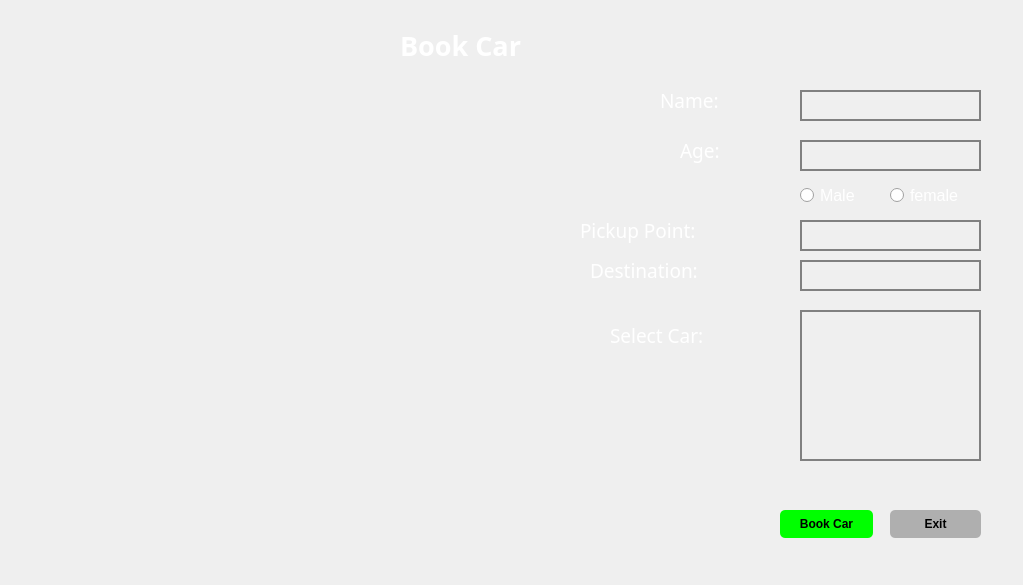
<?xml version="1.0" encoding="UTF-8"?>
<ui version="4.0">
 <class>bookCar</class>
 <widget class="QDialog" name="bookCar">
  <property name="geometry">
   <rect>
    <x>0</x>
    <y>0</y>
    <width>1023</width>
    <height>585</height>
   </rect>
  </property>
  <property name="windowTitle">
   <string>Dialog</string>
  </property>
  <widget class="QLabel" name="BookcarTitle">
   <property name="geometry">
    <rect>
     <x>400</x>
     <y>20</y>
     <width>171</width>
     <height>51</height>
    </rect>
   </property>
   <property name="font">
    <font>
     <family>Lucida Fax</family>
     <pointsize>20</pointsize>
     <weight>75</weight>
     <bold>true</bold>
    </font>
   </property>
   <property name="styleSheet">
    <string notr="true">color:rgb(255, 255, 255)</string>
   </property>
   <property name="text">
    <string>Book Car</string>
   </property>
  </widget>
  <widget class="QLabel" name="label">
   <property name="geometry">
    <rect>
     <x>-200</x>
     <y>0</y>
     <width>1231</width>
     <height>591</height>
    </rect>
   </property>
   <property name="text">
    <string/>
   </property>
   <property name="pixmap">
    <pixmap>../../Users/vikram/OneDrive/Desktop/mahindra-scorpio.jpg</pixmap>
   </property>
  </widget>
  <widget class="QLineEdit" name="AgelineEdit">
   <property name="geometry">
    <rect>
     <x>800</x>
     <y>140</y>
     <width>181</width>
     <height>31</height>
    </rect>
   </property>
   <property name="font">
    <font>
     <pointsize>12</pointsize>
    </font>
   </property>
   <property name="styleSheet">
    <string notr="true">background:transparent;
border:2px solid grey;
color:white;</string>
   </property>
   <property name="text">
    <string/>
   </property>
  </widget>
  <widget class="QLabel" name="PickupPointLabel">
   <property name="geometry">
    <rect>
     <x>580</x>
     <y>210</y>
     <width>161</width>
     <height>41</height>
    </rect>
   </property>
   <property name="font">
    <font>
     <family>Lucida Fax</family>
     <pointsize>14</pointsize>
     <weight>50</weight>
     <bold>false</bold>
    </font>
   </property>
   <property name="styleSheet">
    <string notr="true">color:rgb(255, 255, 255)</string>
   </property>
   <property name="text">
    <string>Pickup Point:</string>
   </property>
  </widget>
  <widget class="QLabel" name="AgeLabel">
   <property name="geometry">
    <rect>
     <x>680</x>
     <y>130</y>
     <width>91</width>
     <height>41</height>
    </rect>
   </property>
   <property name="font">
    <font>
     <family>Lucida Fax</family>
     <pointsize>14</pointsize>
     <weight>50</weight>
     <bold>false</bold>
    </font>
   </property>
   <property name="styleSheet">
    <string notr="true">color:rgb(255, 255, 255)</string>
   </property>
   <property name="text">
    <string>Age:</string>
   </property>
  </widget>
  <widget class="QLabel" name="DestinationLabel">
   <property name="geometry">
    <rect>
     <x>590</x>
     <y>250</y>
     <width>151</width>
     <height>41</height>
    </rect>
   </property>
   <property name="font">
    <font>
     <family>Lucida Fax</family>
     <pointsize>14</pointsize>
     <weight>50</weight>
     <bold>false</bold>
    </font>
   </property>
   <property name="styleSheet">
    <string notr="true">color:rgb(255, 255, 255)</string>
   </property>
   <property name="text">
    <string>Destination:</string>
   </property>
  </widget>
  <widget class="QLineEdit" name="NamelineEdit">
   <property name="geometry">
    <rect>
     <x>800</x>
     <y>90</y>
     <width>181</width>
     <height>31</height>
    </rect>
   </property>
   <property name="font">
    <font>
     <pointsize>12</pointsize>
    </font>
   </property>
   <property name="styleSheet">
    <string notr="true">background:transparent;
border:2px solid grey;
color:white;</string>
   </property>
   <property name="text">
    <string/>
   </property>
  </widget>
  <widget class="QLabel" name="selectCarLabel">
   <property name="geometry">
    <rect>
     <x>610</x>
     <y>310</y>
     <width>131</width>
     <height>51</height>
    </rect>
   </property>
   <property name="font">
    <font>
     <family>Lucida Fax</family>
     <pointsize>14</pointsize>
     <weight>50</weight>
     <bold>false</bold>
    </font>
   </property>
   <property name="styleSheet">
    <string notr="true">color:rgb(255, 255, 255)</string>
   </property>
   <property name="text">
    <string>Select Car:</string>
   </property>
  </widget>
  <widget class="QPushButton" name="BookCarbtn">
   <property name="geometry">
    <rect>
     <x>780</x>
     <y>510</y>
     <width>93</width>
     <height>28</height>
    </rect>
   </property>
   <property name="font">
    <font>
     <weight>75</weight>
     <bold>true</bold>
    </font>
   </property>
   <property name="cursor">
    <cursorShape>PointingHandCursor</cursorShape>
   </property>
   <property name="styleSheet">
    <string notr="true">background-color: rgb(0, 255, 0);
border-radius:5px;</string>
   </property>
   <property name="text">
    <string>Book Car</string>
   </property>
  </widget>
  <widget class="QLineEdit" name="PickupuPointLineEdit">
   <property name="geometry">
    <rect>
     <x>800</x>
     <y>220</y>
     <width>181</width>
     <height>31</height>
    </rect>
   </property>
   <property name="font">
    <font>
     <pointsize>12</pointsize>
    </font>
   </property>
   <property name="styleSheet">
    <string notr="true">background:transparent;
border:2px solid grey;
color:white;</string>
   </property>
   <property name="text">
    <string/>
   </property>
  </widget>
  <widget class="QPushButton" name="exitbtn">
   <property name="geometry">
    <rect>
     <x>890</x>
     <y>510</y>
     <width>91</width>
     <height>28</height>
    </rect>
   </property>
   <property name="font">
    <font>
     <weight>75</weight>
     <bold>true</bold>
    </font>
   </property>
   <property name="cursor">
    <cursorShape>PointingHandCursor</cursorShape>
   </property>
   <property name="styleSheet">
    <string notr="true">background-color: rgb(175, 175, 175);
border-radius:5px;</string>
   </property>
   <property name="text">
    <string>Exit</string>
   </property>
  </widget>
  <widget class="QListWidget" name="SelectCarlistWidget">
   <property name="geometry">
    <rect>
     <x>800</x>
     <y>310</y>
     <width>181</width>
     <height>151</height>
    </rect>
   </property>
   <property name="font">
    <font>
     <pointsize>14</pointsize>
    </font>
   </property>
   <property name="styleSheet">
    <string notr="true">background:transparent;
border:2px solid grey;
color:white;</string>
   </property>
  </widget>
  <widget class="QLabel" name="NameLabel">
   <property name="geometry">
    <rect>
     <x>660</x>
     <y>80</y>
     <width>91</width>
     <height>41</height>
    </rect>
   </property>
   <property name="font">
    <font>
     <family>Lucida Fax</family>
     <pointsize>14</pointsize>
     <weight>50</weight>
     <bold>false</bold>
    </font>
   </property>
   <property name="styleSheet">
    <string notr="true">color:rgb(255, 255, 255)</string>
   </property>
   <property name="text">
    <string>Name:</string>
   </property>
  </widget>
  <widget class="QRadioButton" name="FemaleradioButton">
   <property name="geometry">
    <rect>
     <x>890</x>
     <y>180</y>
     <width>91</width>
     <height>31</height>
    </rect>
   </property>
   <property name="font">
    <font>
     <pointsize>12</pointsize>
     <weight>50</weight>
     <bold>false</bold>
    </font>
   </property>
   <property name="styleSheet">
    <string notr="true">color:white;</string>
   </property>
   <property name="text">
    <string>female</string>
   </property>
  </widget>
  <widget class="QRadioButton" name="MaleradioButton">
   <property name="geometry">
    <rect>
     <x>800</x>
     <y>180</y>
     <width>91</width>
     <height>31</height>
    </rect>
   </property>
   <property name="font">
    <font>
     <pointsize>12</pointsize>
     <weight>50</weight>
     <bold>false</bold>
    </font>
   </property>
   <property name="styleSheet">
    <string notr="true">color:white;
</string>
   </property>
   <property name="text">
    <string>Male</string>
   </property>
  </widget>
  <widget class="QLineEdit" name="DestinationLineEdit">
   <property name="geometry">
    <rect>
     <x>800</x>
     <y>260</y>
     <width>181</width>
     <height>31</height>
    </rect>
   </property>
   <property name="font">
    <font>
     <pointsize>12</pointsize>
    </font>
   </property>
   <property name="styleSheet">
    <string notr="true">background:transparent;
border:2px solid grey;
color:white;</string>
   </property>
   <property name="text">
    <string/>
   </property>
  </widget>
  <zorder>label</zorder>
  <zorder>BookcarTitle</zorder>
  <zorder>AgelineEdit</zorder>
  <zorder>PickupPointLabel</zorder>
  <zorder>AgeLabel</zorder>
  <zorder>DestinationLabel</zorder>
  <zorder>NamelineEdit</zorder>
  <zorder>selectCarLabel</zorder>
  <zorder>BookCarbtn</zorder>
  <zorder>PickupuPointLineEdit</zorder>
  <zorder>exitbtn</zorder>
  <zorder>SelectCarlistWidget</zorder>
  <zorder>NameLabel</zorder>
  <zorder>FemaleradioButton</zorder>
  <zorder>MaleradioButton</zorder>
  <zorder>DestinationLineEdit</zorder>
 </widget>
 <resources/>
 <connections/>
</ui>
